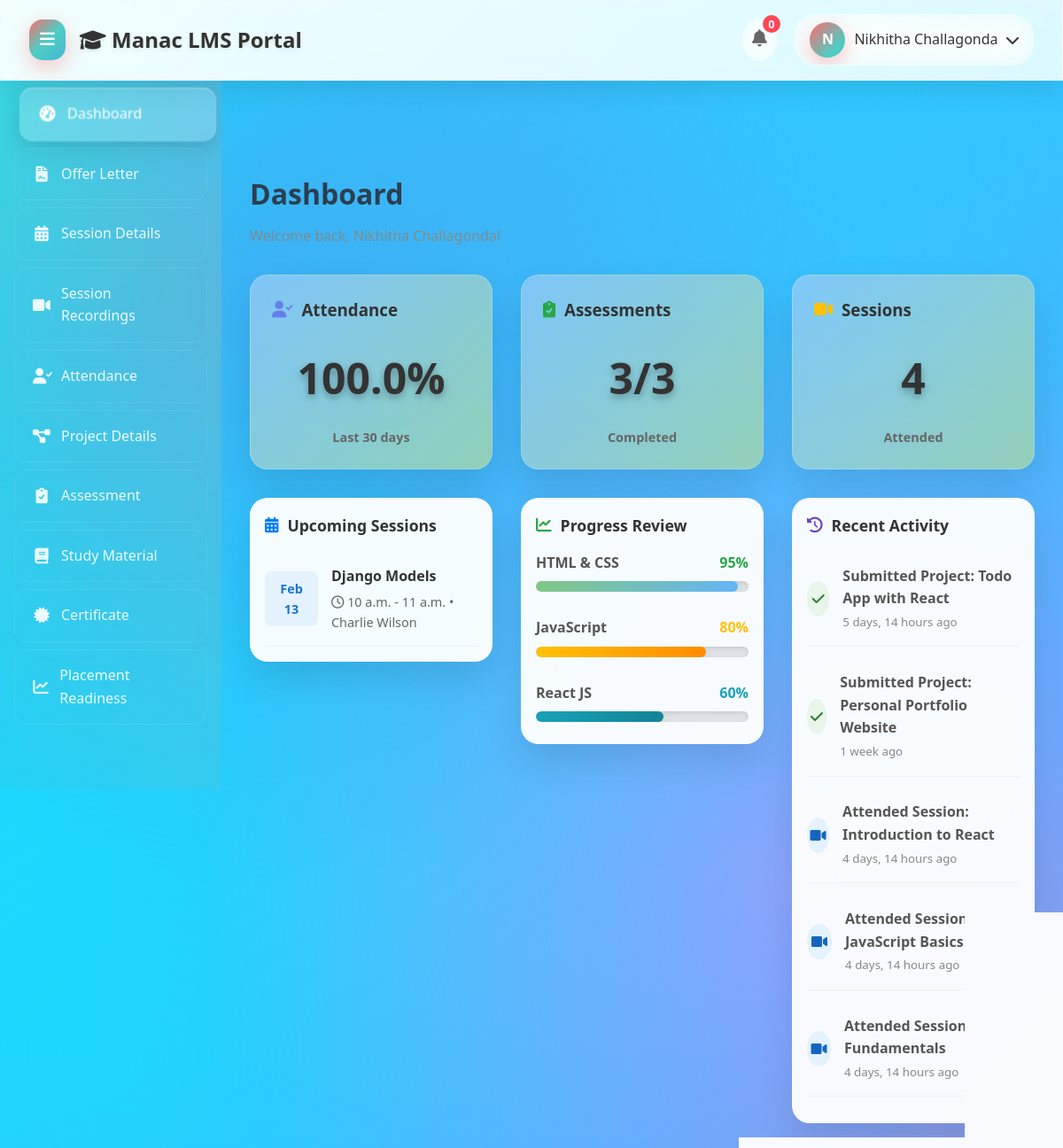
Screenshot of / (signed in) with the database file from the repository.
### lms/models.py (models this page shows, shortened)
class Student(models.Model):
    user = models.OneToOneField(User, on_delete=models.CASCADE)
    full_name = models.CharField(max_length=100)
    phone = models.CharField(max_length=15, blank=True)
    date_of_birth = models.DateField(null=True, blank=True)
    address = models.TextField(blank=True)
    college = models.CharField(max_length=100, blank=True)
    branch = models.CharField(max_length=50, blank=True)
    year = models.CharField(max_length=20, blank=True)
    linkedin_profile = models.URLField(blank=True)
    github_profile = models.URLField(blank=True)
    portfolio = models.URLField(blank=True)
    enrollment_date = models.DateField(default=timezone.now)
    profile_picture = models.ImageField(upload_to='profile_pics/', blank=True, null=True)
    created_at = models.DateTimeField(default=timezone.now)
    updated_at = models.DateTimeField(auto_now=True)

class Session(models.Model):
    title = models.CharField(max_length=200)
    topic = models.CharField(max_length=200)
    mentor = models.CharField(max_length=100)
    date = models.DateField()
    start_time = models.TimeField()
    end_time = models.TimeField()
    description = models.TextField(blank=True)
    recording_url = models.URLField(blank=True)
    is_completed = models.BooleanField(default=False)
    created_at = models.DateTimeField(default=timezone.now)
    class Meta:
        ordering = ['-date', '-start_time']

class Project(models.Model):
    student = models.ForeignKey(Student, on_delete=models.CASCADE)
    title = models.CharField(max_length=200)
    description = models.TextField()
    github_url = models.URLField(blank=True)
    live_demo_url = models.URLField(blank=True)
    technologies = models.CharField(max_length=500, blank=True)
    status = models.CharField(max_length=20, choices=[
        ('in_progress', 'In Progress'),
        ('completed', 'Completed'),
        ('submitted', 'Submitted')
    ], default='in_progress')
    submitted_at = models.DateTimeField(null=True, blank=True)
    created_at = models.DateTimeField(default=timezone.now)
    updated_at = models.DateTimeField(auto_now=True)

class Attendance(models.Model):
    student = models.ForeignKey(Student, on_delete=models.CASCADE)
    session = models.ForeignKey(Session, on_delete=models.CASCADE)
    is_present = models.BooleanField(default=False)
    marked_at = models.DateTimeField(default=timezone.now)
    class Meta:
        unique_together = ['student', 'session']

### lms/views.py (the view)
# urls.py: path('', views.dashboard, name='dashboard'),
def dashboard(request):
    student, created = Student.objects.get_or_create(
        user=request.user,
        defaults={
            'full_name': request.user.get_full_name() or request.user.username,
            'college': 'Default College',
            'branch': 'Computer Science',
            'year': '1st',
            'enrollment_date': timezone.now().date()
        }
    )
    upcoming_sessions = Session.objects.filter(date__gte=timezone.now().date(), is_completed=False).order_by('date', 'start_time')[:3]
    total_sessions = Session.objects.filter(is_completed=True).count()
    attended_sessions = Attendance.objects.filter(student=student, is_present=True).count()
    attendance_percentage = (attended_sessions / total_sessions * 100) if total_sessions > 0 else 0
    total_assessments = Assessment.objects.filter(is_active=True).count()
    completed_assessments = StudentAssessment.objects.filter(student=student, is_completed=True).count()
    recent_projects = Project.objects.filter(student=student).order_by('-submitted_at')[:3]
    recent_sessions = Attendance.objects.filter(student=student, is_present=True).order_by('-session__date')[:3]
    context = {
        'student': student,
        'upcoming_sessions': upcoming_sessions,
        'attendance_percentage': round(attendance_percentage, 1),
        'total_sessions': total_sessions,
        'attended_sessions': attended_sessions,
        'total_assessments': total_assessments,
        'completed_assessments': completed_assessments,
        'recent_projects': recent_projects,
        'recent_sessions': recent_sessions,
    }
    return render(request, 'lms/dashboard.html', context)

### lms/templates/lms/dashboard.html (shortened to what this page needs)
<!DOCTYPE html>
<html lang="en">
<head>
    <link rel="stylesheet" href="https://cdnjs.cloudflare.com/ajax/libs/font-awesome/6.0.0/css/all.min.css">
</head>
<body>
    <div class="header">
        <div class="header-left">
            <button class="menu-toggle" id="menu-toggle">
                <i class="fas fa-bars"></i>
            </button>
            <h2><i class="fas fa-graduation-cap"></i> Manac LMS Portal</h2>
        </div>
        <div class="header-right">
            <div class="notification-icon" id="notification-icon">
                <i class="fas fa-bell"></i>
                <span class="notification-badge">{{ notifications|length }}</span>
            </div>
            <div class="profile-section" id="profile-section">
                <div class="profile-avatar">{{ student.full_name|slice:":1"|upper|default:"N" }}</div>
                <span>{{ student.full_name|default:"Nikhitha" }}</span>
                <i class="fas fa-chevron-down"></i>
            </div>
        </div>
    </div>
    <div class="container">
        <div class="sidebar">
            <ul>
                <li data-tooltip="Dashboard"><a href="{% url 'lms:dashboard' %}" class="active"><i class="fas fa-tachometer-alt"></i> <span>Dashboard</span></a></li>
                <li data-tooltip="Offer Letter"><a href="{% url 'lms:offer_letter' %}"><i class="fas fa-file-contract"></i> <span>Offer Letter</span></a></li>
                <li data-tooltip="Session Details"><a href="{% url 'lms:session_details' %}"><i class="fas fa-calendar-alt"></i> <span>Session Details</span></a></li>
                <li data-tooltip="Session Recordings"><a href="{% url 'lms:session_recordings' %}"><i class="fas fa-video"></i> <span>Session Recordings</span></a></li>
                <li data-tooltip="Attendance"><a href="{% url 'lms:attendance' %}"><i class="fas fa-user-check"></i> <span>Attendance</span></a></li>
                <li data-tooltip="Project Details"><a href="{% url 'lms:project_details' %}"><i class="fas fa-project-diagram"></i> <span>Project Details</span></a></li>
                <li data-tooltip="Assessment"><a href="{% url 'lms:assessment' %}"><i class="fas fa-clipboard-check"></i> <span>Assessment</span></a></li>
                <li data-tooltip="Study Material"><a href="{% url 'lms:study_material' %}"><i class="fas fa-book"></i> <span>Study Material</span></a></li>
                <li data-tooltip="Certificate"><a href="{% url 'lms:certificate' %}"><i class="fas fa-certificate"></i> <span>Certificate</span></a></li>
                <li data-tooltip="Placement Readiness"><a href="{% url 'lms:placement_readiness' %}"><i class="fas fa-chart-line"></i> <span>Placement Readiness</span></a></li>
            </ul>
        </div>
        <div class="main-content" id="main-content">
            <div class="content-header">
                <h2>Dashboard</h2>
                <p style="color: #7f8c8d;">Welcome back, {{ user.get_full_name|default:user.username }}!</p>
            </div>
            <div class="dashboard-grid">
                <div class="card stats-card">
                    <h3><i class="fas fa-user-check" style="color: #667eea;"></i> Attendance</h3>
                    <div class="stats-number">{{ attendance_percentage }}%</div>
                    <div class="stats-label">Last 30 days</div>
                </div>
                <div class="card stats-card">
                    <h3><i class="fas fa-clipboard-check" style="color: #28a745;"></i> Assessments</h3>
                    <div class="stats-number">{{ completed_assessments }}/{{ total_assessments }}</div>
                    <div class="stats-label">Completed</div>
                </div>
                <div class="card stats-card">
                    <h3><i class="fas fa-video" style="color: #ffc107;"></i> Sessions</h3>
                    <div class="stats-number">{{ attended_sessions }}</div>
                    <div class="stats-label">Attended</div>
                </div>
            </div>
            <div class="content-grid">
                <div class="card small-card">
                    <h3><i class="fas fa-calendar-alt" style="color: #007bff;"></i> Upcoming Sessions</h3>
                    {% if upcoming_sessions %}
                    <div style="display: grid; gap: 15px;">
                        {% for session in upcoming_sessions %}
                        <div style="display: flex; align-items: center; padding: 15px 0; border-bottom: 1px solid #f0f0f0;">
                            <div style="background: #e3f2fd; color: #1976d2; padding: 8px 12px; border-radius: 8px; font-weight: bold; font-size: 0.9em; margin-right: 15px; text-align: center; min-width: 60px;">
                                {{ session.date|date:"M d" }}
                            </div>
                            <div>
                                <h4 style="margin: 0; color: #333; font-size: 16px;">{{ session.title }}</h4>
                                <p style="margin: 5px 0 0; color: #666; font-size: 0.9em;">
                                    <i class="far fa-clock"></i> {{ session.start_time }} - {{ session.end_time }} • {{ session.mentor }}
                                </p>
                            </div>
                        </div>
                        {% endfor %}
                    </div>
                    {% else %}
                    <div style="text-align: center; padding: 40px; color: #666;">
                        <i class="fas fa-calendar-times" style="font-size: 48px; color: #ddd; margin-bottom: 15px;"></i>
                        <p>No upcoming sessions</p>
                    </div>
                    {% endif %}
                </div>
                <div class="card small-card">
                    <h3><i class="fas fa-chart-line" style="color: #28a745;"></i> Progress Review</h3>
                    <div style="display: grid; gap: 20px;">
                        <div>
                            <div style="display: flex; justify-content: space-between; margin-bottom: 8px;">
                                <span style="font-weight: 600; color: #555;">HTML & CSS</span>
                                <span style="color: #28a745; font-weight: bold;">95%</span>
                            </div>
                            <div class="progress-bar">
                                <div class="progress-fill" style="width: 95%;"></div>
                            </div>
                        </div>
                        <div>
                            <div style="display: flex; justify-content: space-between; margin-bottom: 8px;">
                                <span style="font-weight: 600; color: #555;">JavaScript</span>
                                <span style="color: #ffc107; font-weight: bold;">80%</span>
                            </div>
                            <div class="progress-bar">
                                <div class="progress-fill" style="width: 80%; background: linear-gradient(90deg, #ffc107 0%, #ff8c00 100%);"></div>
                            </div>
                        </div>
                        <div>
                            <div style="display: flex; justify-content: space-between; margin-bottom: 8px;">
                                <span style="font-weight: 600; color: #555;">React JS</span>
                                <span style="color: #17a2b8; font-weight: bold;">60%</span>
                            </div>
                            <div class="progress-bar">
                                <div class="progress-fill" style="width: 60%; background: linear-gradient(90deg, #17a2b8 0%, #138496 100%);"></div>
                            </div>
                        </div>
                    </div>
                </div>
                <div class="card small-card">
                    <h3><i class="fas fa-history" style="color: #6f42c1;"></i> Recent Activity</h3>
                    <ul style="list-style: none; padding: 0;">
                        {% for project in recent_projects %}
                        <li style="padding: 15px 0; border-bottom: 1px solid #f0f0f0; display: flex; align-items: center;">
                            <div style="background: #e8f5e9; color: #2e7d32; width: 40px; height: 40px; border-radius: 50%; display: flex; align-items: center; justify-content: center; margin-right: 15px;">
                                <i class="fas fa-check"></i>
                            </div>
                            <div>
                                <p style="margin: 0; font-weight: 600;">Submitted Project: {{ project.title }}</p>
                                <small style="color: #888;">{{ project.submitted_at|timesince }} ago</small>
                            </div>
                        </li>
                        {% endfor %}
                        {% for session in recent_sessions %}
                        <li style="padding: 15px 0; border-bottom: 1px solid #f0f0f0; display: flex; align-items: center;">
                            <div style="background: #e3f2fd; color: #1565c0; width: 40px; height: 40px; border-radius: 50%; display: flex; align-items: center; justify-content: center; margin-right: 15px;">
                                <i class="fas fa-video"></i>
                            </div>
                            <div>
                                <p style="margin: 0; font-weight: 600;">Attended Session: {{ session.session.title }}</p>
                                <small style="color: #888;">{{ session.marked_at|timesince }} ago</small>
                            </div>
                        </li>
                        {% endfor %}
                    </ul>
                </div>
            </div>
        </div>
    </div>
</body>
</html>

### rows the page displays
Student: full_name "N", full_name "Nikhitha Challagonda"
Session: date "Feb 13", title "Django Models", start_time "10 a.m.", end_time "11 a.m.", mentor "Charlie Wilson"
Project: title "Todo App with React", submitted_at "5 days, 14 hours"
Project: title "Personal Portfolio Website", submitted_at "1 week"
Attendance: session "Introduction to React", marked_at "4 days, 14 hours"
Attendance: session "JavaScript Basics", marked_at "4 days, 14 hours"
Attendance: marked_at "4 days, 14 hours"

### other values shown
{{ notifications|length }} "0"
{{ attendance_percentage }} "100.0"
{{ completed_assessments }} "3"
{{ total_assessments }} "3"
{{ attended_sessions }} "4"
